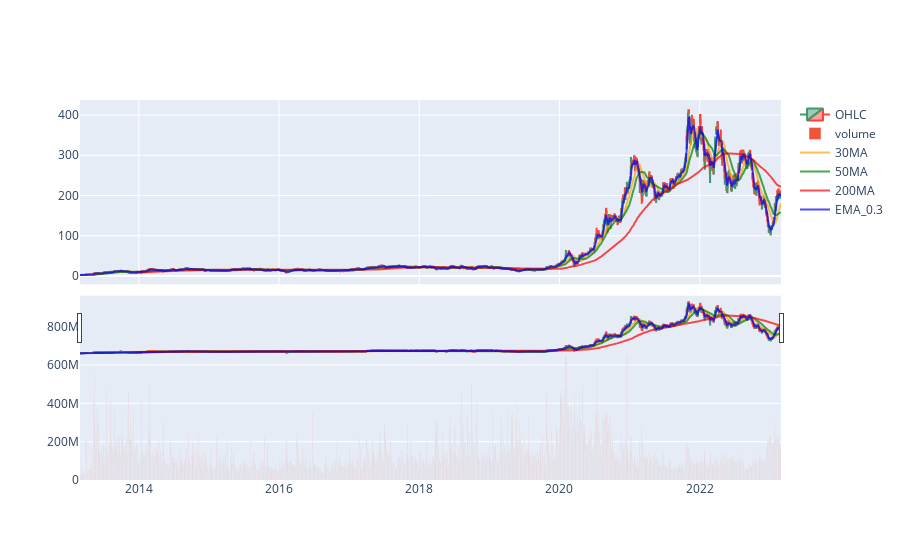

The code cell stored with this chart in its notebook:
### Code cell
import plotly.graph_objects as go
from plotly.subplots import make_subplots

# data = pd.read_csv("TSLA.csv", parse_dates=True)

# Create subplots and mention plot grid size
fig = make_subplots(rows=2, cols=1, shared_xaxes=True, 
               vertical_spacing=0.03, row_width=[1.7, 1.7])

# Plot OHLC on 1st row
fig.add_trace(go.Candlestick(x=data.index, open=data["Open"], high=data["High"],
                low=data["Low"], close=data["Close"], name="OHLC"), row=1, col=1)

# Plot volume on 2nd row
fig.add_trace(go.Bar(x=data.index, y=data['Volume'], name="volume"), row=2, col=1)

fig.add_trace(go.Scatter(x=data.index,
                y=data["30MA"],
                name="30MA",
                opacity=0.7,
                line=dict(color='orange', width=2),
                ))

fig.add_trace(go.Scatter(x=data.index,
                y=data["50MA"],
                name="50MA",
                opacity=0.7,
                line=dict(color='green', width=2),
                ))

fig.add_trace(go.Scatter(x=data.index,
                y=data["200MA"],
                name="200MA",
                opacity=0.7,
                line=dict(color='red', width=2),
                ))

fig.add_trace(go.Scatter(x=data.index,
                y=data["EMA_0.3"],
                name="EMA_0.3",
                opacity=0.7,
                line=dict(color='blue', width=2),
                ))

# Show OHLC's rangeslider plot 
fig.update(layout_xaxis_rangeslider_visible=True)
fig.show()

### Figure 1 — Plotly figure (JSON) as saved in the notebook; plotly's stock layout.template omitted (floating-point values rounded to 4 significant figures; data arrays with more than 128 entries replaced by an {"elided": "..."} marker saying what was removed)
{"data": [{"close": {"elided": "2517 float values"}, "high": {"elided": "2517 float values"}, "low": {"elided": "2517 float values"}, "name": "OHLC", "open": {"elided": "2517 float values"}, "type": "candlestick", "x": {"elided": "2517 str values"}, "xaxis": "x", "yaxis": "y"}, {"name": "volume", "type": "bar", "x": {"elided": "2517 str values"}, "xaxis": "x2", "y": {"elided": "2517 int values"}, "yaxis": "y2"}, {"line": {"color": "orange", "width": 2}, "name": "30MA", "opacity": 0.7, "type": "scatter", "x": {"elided": "2517 str values"}, "y": {"elided": "2517 float values"}}, {"line": {"color": "green", "width": 2}, "name": "50MA", "opacity": 0.7, "type": "scatter", "x": {"elided": "2517 str values"}, "y": {"elided": "2517 float values"}}, {"line": {"color": "red", "width": 2}, "name": "200MA", "opacity": 0.7, "type": "scatter", "x": {"elided": "2517 str values"}, "y": {"elided": "2517 float values"}}, {"line": {"color": "blue", "width": 2}, "name": "EMA_0.3", "opacity": 0.7, "type": "scatter", "x": {"elided": "2517 str values"}, "y": {"elided": "2517 float values"}}], "layout": {"xaxis": {"anchor": "y", "domain": [0, 1], "matches": "x2", "rangeslider": {"visible": true}, "showticklabels": false}, "xaxis2": {"anchor": "y2", "domain": [0, 1]}, "yaxis": {"anchor": "x", "domain": [0.515, 1]}, "yaxis2": {"anchor": "x2", "domain": [0, 0.485]}}}
